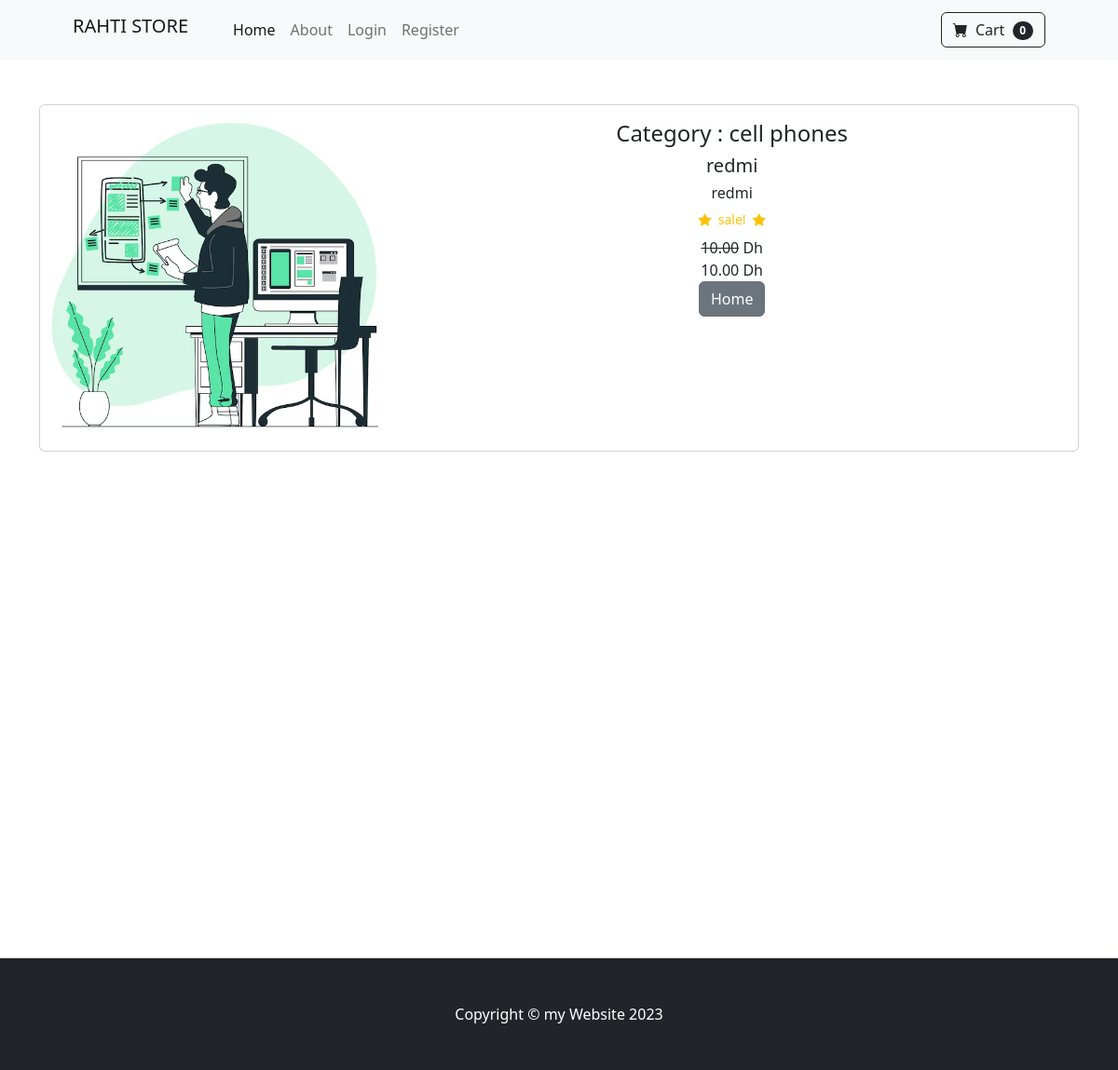
The app's page /product/3 with its own data.
### store/models.py (models this page shows, shortened)
class Product(models.Model) :
    product_name        = models.CharField(max_length=50)
    product_price       = models.DecimalField(max_digits=7, decimal_places=2, default=0)
    product_description = models.CharField(max_length=50, default='', blank=True, null=True)
    product_catgory     = models.ForeignKey(Category, on_delete=models.CASCADE, default=1)
    product_image       = models.ImageField(upload_to='uploads/product/')
    is_sale             = models.BooleanField(default=False)
    sell_price          = models.DecimalField(max_digits=7, decimal_places=2, default=0)

class Category(models.Model) :
    name = models.CharField(max_length=50)
    def __str__(self):
        return self.name
    class Meta :
        verbose_name_plural = 'Categories'

### store/views.py (the view)
# urls.py: path('product/<int:pk>', product_view, name="product")
def product_view(request, pk):
    product=Product.objects.get(id = pk )
    return render(request,'product.html', {'product':product})

### store/templates/product.html (shortened to what this page needs)
{% extends "base.html" %}
{% block content %}
<div class="container">
  <br><br>
  <div class="card mb-3" >
    <div class="row g-0">
      <div class="col-md-4">
        <img src="{{product.product_image.url}}" class="img-fluid rounded-start" alt="...">
      </div>
      <div class="col-md-8">
        <div class="card-body">
          <center>
          <h4 class="card-title">Category : {{product.product_catgory}}</h4>
          <h5 class="card-title">{{product.product_name}}</h5>
          <h6 class="card-title">{{product.product_name}}</h6>
          {% if product.is_sale %}
          <div class= "d-flex justify-content-center small text-warning mb-2">
            <div class ="bi-star-fill"></div>
            &nbsp;&nbsp;sale!&nbsp;&nbsp;
            <div class = "bi-star-fill"></div>
            </div>
            <strike>{{product.product_price}}</strike> Dh
            <br>
            {{product.sell_price}} Dh
          {% else %}
          ${{product.product_price}}
          {% endif %}
          <br>
          <a href={%url 'home'%} class = "btn btn-secondary">Home<a>
        </div>
      </div>
    </div>
  </div>
</div>
<br><br>
                  <br><br>
                  <br><br>
                  <br><br>
                  <br><br>
                  <br><br>
                  <br><br>
                  <br><br>
                  <br><br>
                  <br><br>
                  <br><br>
{% endblock content %}

### records on screen
Product: product_image (picture), product_catgory "cell phones", product_name "redmi", product_price "10.00", sell_price "10.00"
